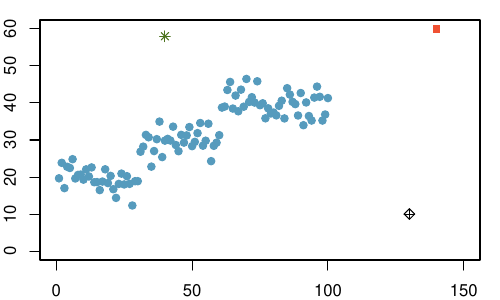

R code for this plot:
setwd("~/Desktop/Teaching/Sta 101 - F12/Learning objectives/Unit 6/figures")

set.seed(5432)

pdf("outliers.pdf", height = 3, width = 5)
par(mar=c(2,2,1,1))
x = seq(1:100)
y = c(rnorm(30,20,3),rnorm(30,30,3), rnorm(40, 40, 3))
plot(y~x, pch = 19, col = "#569BBD", xlab = "", ylab = "", xlim = c(0,150), ylim = c(0,60))
points(x = 40, y = 58, col = "#4C721D", pch = 8)
points(x = 140, y = 60, col = "#F05133", pch = 15)
points(x = 130, y = 10, pch = 9)
dev.off()


x = seq(1:100)
y = c(rnorm(30,20,30),rnorm(30,30,30), rnorm(40, 40, 30))
xtable(summary(lm(y ~ x)))
plot(y~x, pch = 19, col = "#569BBD")